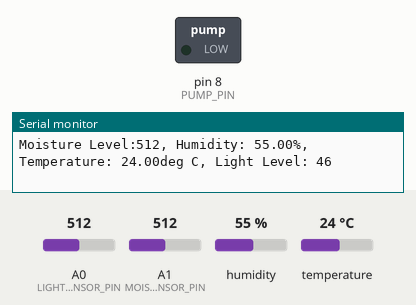
Simulated run of this sketch. Board: Arduino Uno, built with avr-gcc and run on an emulated ATmega328P. Parts: switched loads named in the sketch (green lamp = pin HIGH), the last lines printed to the serial monitor. The inputs (shaded band) are chosen by the test bench; at power-on: A1 (MOISTURE_SENSOR_PIN) = 512, A0 (LIGHT_SENSOR_PIN) = 512, humidity 55 %, temperature 24 °C.

Above: at 1.8 s.
1.9 s: A1 (MOISTURE_SENSOR_PIN) set to 285
3.4 s: A1 (MOISTURE_SENSOR_PIN) set to 267
At 5.6 s:
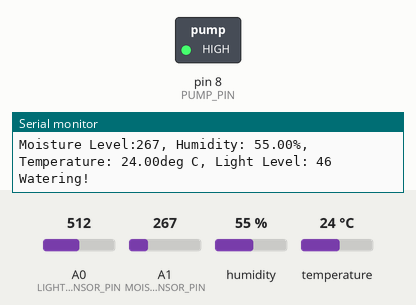
9.5 s: A1 (MOISTURE_SENSOR_PIN) set to 288
At 10.2 s:
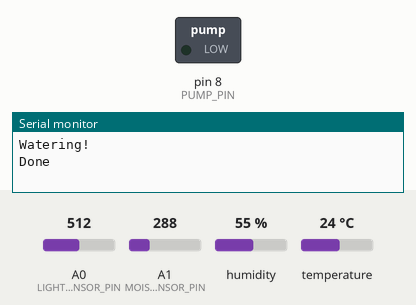
11.0 s: A1 (MOISTURE_SENSOR_PIN) set to 268
At 11.6 s:
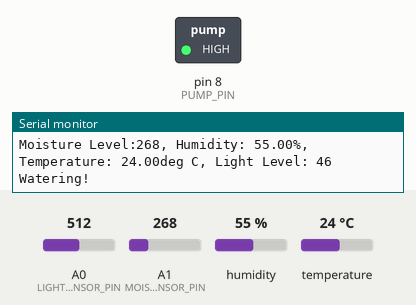
Timing chart, 0 to 18.1 s (numbered marks = the images above; inputs shaded):
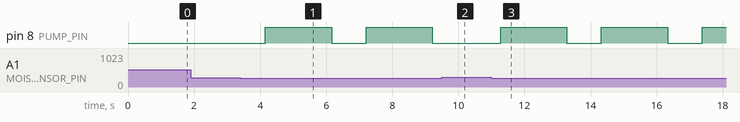

Measured:
- the behaviour switches between 278 and 277 on A1 (MOISTURE_SENSOR_PIN) (found by bisection; images 0 and 1)
- after the input at 3.4 s, pin 8 (PUMP_PIN): alternates HIGH for 2.0 s and LOW for 1.1 s, starting after 0.76 s
- after the input at 9.5 s, pin 8 (PUMP_PIN): stays LOW (without the input it goes to HIGH after 0.76 s)
- after the input at 11.0 s, pin 8 (PUMP_PIN): alternates HIGH for 2.0 s and LOW for 1.1 s, starting after 0.28 s

The sketch:

moisture_sensor.ino
```cpp
// Modified version of the code found at
// https://docs.sunfounder.com/projects/3in1-kit-v2/en/latest/iot_project/iot_plant_monitor.html

#include <DHT.h>

#define DHT_SENSOR_PIN 4       // Set the pin connected to the DHT11 data pin

#define LIGHT_SENSOR_PIN A0

#define MOISTURE_SENSOR_PIN A1
// Threshold value taken from
// https://lastminuteengineers.com/capacitive-soil-moisture-sensor-arduino/
#define WATERING_THRESHOLD 278
#define WATERING_DURATION (2 * 1000)

#define PUMP_PIN 8

#define TESTING_DELAY (1 * 1000)

DHT dht(DHT_SENSOR_PIN, DHT11);

void setup() {
  // Debug console
  Serial.begin(9600);

  dht.begin();

  pinMode(PUMP_PIN, OUTPUT);
}

void loop() {
  int moisture_level = analogRead(MOISTURE_SENSOR_PIN);
  float humidity = dht.readHumidity();
  float temperature = dht.readTemperature();
  int light_level = analogRead(LIGHT_SENSOR_PIN);
  // 10k r2 voltage divider
  // Photo diode resistances taken from
  // https://www.sunfounder.com/products/100pcs-photoresistor-photo-light-sensitive-resistor-5516
  // 200kohm in darkness
  // 5-10kohm in bright light
  // Volts ~[0.24V, 3.3V]
  // ADC ~[74, 1024]
  light_level = map(light_level, 74, 1024, 0, 100);

  Serial.print("Moisture Level:");
  Serial.print(moisture_level);
  Serial.print(", Humidity: ");
  Serial.print(humidity);
  Serial.print("%, Temperature: ");
  Serial.print(temperature);
  Serial.print("deg C, Light Level: ");
  Serial.println(light_level);

  if(moisture_level < WATERING_THRESHOLD) {
    Serial.println("Watering!");

    digitalWrite(PUMP_PIN, HIGH);
    delay(WATERING_DURATION);
    digitalWrite(PUMP_PIN, LOW);

    Serial.println("Done");
  }

  delay(TESTING_DELAY);
}
```
